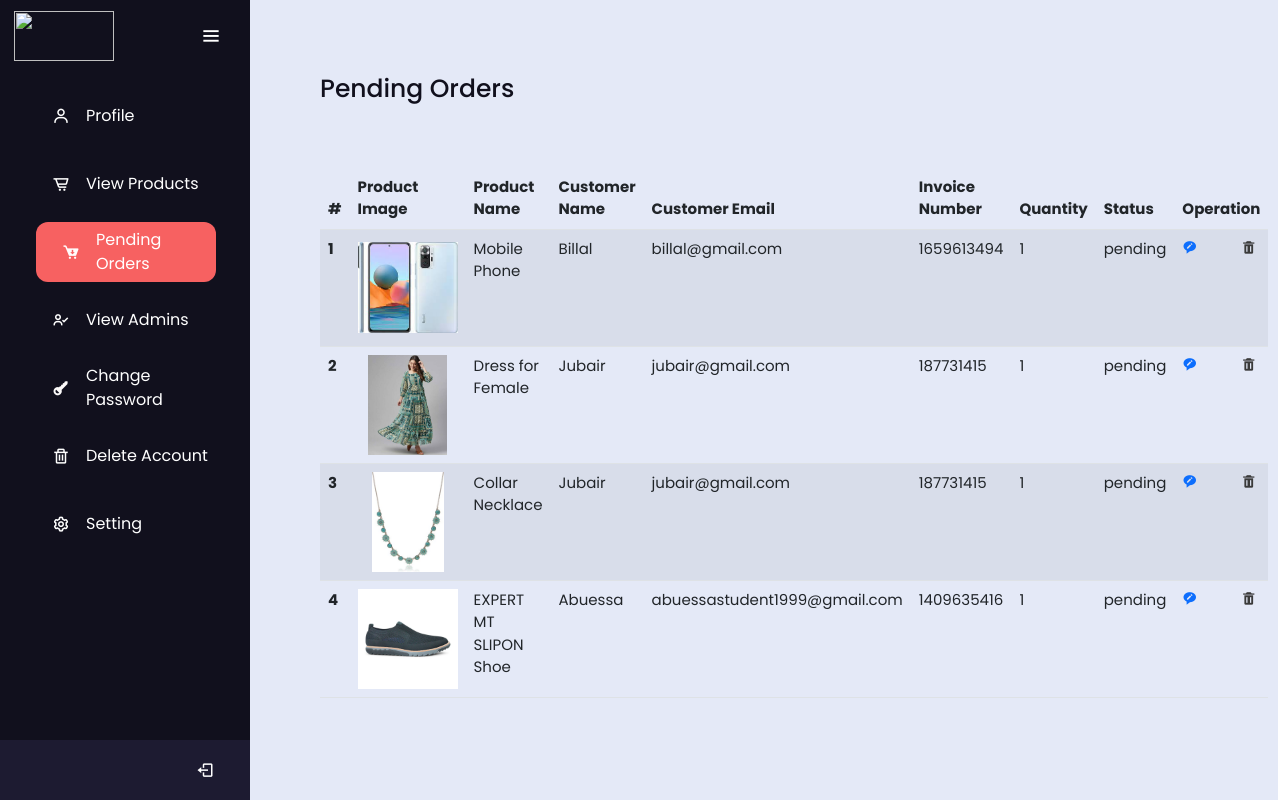
The app's page /E-Commerce/admin_area/view_orders2.php with its own data.
### tables this page shows
CREATE TABLE `product` (
  `p_id` int(255) NOT NULL,
  `section` int(11) DEFAULT NULL,
  `p_name` varchar(255) DEFAULT NULL,
  `p_details` varchar(255) DEFAULT NULL,
  `p_colour` varchar(255) DEFAULT NULL,
  `p_ctag` varchar(255) DEFAULT NULL,
  `p_sub_ctag` varchar(255) DEFAULT NULL,
  `p_price` int(255) DEFAULT NULL,
  `p_quantity` int(255) DEFAULT NULL,
  `p_date` date DEFAULT NULL,
  `p_img1` varchar(255) DEFAULT NULL,
  `p_img2` varchar(255) DEFAULT NULL,
  `p_img3` varchar(255) DEFAULT NULL,
  `p_img4` varchar(255) DEFAULT NULL,
  `p_keyword` varchar(255) DEFAULT NULL
);

CREATE TABLE `user_info` (
  `user_id` int(11) NOT NULL,
  `name` varchar(255) NOT NULL,
  `username` varchar(255) NOT NULL,
  `user_email` varchar(255) NOT NULL,
  `user_password` varchar(255) NOT NULL,
  `user_ip` varchar(255) NOT NULL,
  `user_address` varchar(255) NOT NULL,
  `user_address2` varchar(255) NOT NULL,
  `user_mobile` varchar(14) NOT NULL,
  `user_img` varchar(255) NOT NULL,
  `buy_product` int(11) NOT NULL,
  `get_discount` int(11) NOT NULL,
  `discount` int(11) NOT NULL,
  `otp` int(11) NOT NULL,
  `last_mail` varchar(255) DEFAULT NULL
);

CREATE TABLE `pending_orders` (
  `order_id` int(11) NOT NULL,
  `user_id` int(11) NOT NULL,
  `invoice_number` int(255) NOT NULL,
  `product_id` varchar(255) NOT NULL,
  `quantity` int(255) NOT NULL,
  `order_status` varchar(255) NOT NULL
);

### E-Commerce/admin_area/view_orders2.php (the view, shortened to what this page needs)
<?php
include('../common_function.php');
?>
<!DOCTYPE html>
<html lang="en" dir="ltr">
<head>
    <link rel="stylesheet" href="profile_style.css">
    <link href='https://unpkg.com/boxicons@2.0.7/css/boxicons.min.css' rel='stylesheet'>
    <link rel="stylesheet" href="https://cdnjs.cloudflare.com/ajax/libs/font-awesome/6.2.0/css/all.min.css" />
    <link href="https://cdn.jsdelivr.net/npm/bootstrap@5.2.2/dist/css/bootstrap.min.css" rel="stylesheet">
</head>
<body>
    <div class="side_bar">
        <div class="logo-details">
            <img src="../img/icon.png" alt="" style="width:100px;height:50px !important">
            <i class='bx bx-menu' id="btn"></i>
        </div>
        <ul class="nav-list">
            <li>
                <a href="profile.php">
                    <i class="fa-thin fa"></i>
                    <i class='bx bx-user'></i>
                    <span class="links_name">Profile</span>
                </a>
            </li>
            <li>
                <a href="products.php">
                    <i class="fa-thin fa"></i>
                    <i class='bx bx-cart-alt'></i>
                    <span class="links_name">View Products</span>
                </a>
            </li>
            <li>
                <a href="" class="active">
                    <i class="fa-thin fa"></i>
                    <i class='bx bxs-cart-download bx-tada' style='color:#fffcfc'></i>
                    <span class="links_name">Pending Orders</span>
                </a>
            </li>
            <li>
                <a href="view_admins.php">
                    <i class="fa-thin fa"></i>
                    <i class='bx bx-user-check' style='color:#ffffff'></i>
                    <span class="links_name">View Admins</span>
                </a>
            </li>
            <li>
                <a href="#">
                    <i class="fa-thin fa"></i>
                    <i class='bx bxs-key bx-rotate-180' style='color:#fcfafa'></i>
                    <span class="links_name">Change Password</span>
                </a>
            </li>
            <li>
                <a href="#">
                    <i class="fa-thin fa"></i>
                    <i class='bx bx-trash' style='color:#ffffff'></i>
                    <span class="links_name">Delete Account</span>
                </a>
            </li>
            <li>
                <a href="#">
                    <i class="fa-thin fa"></i>
                    <i class='bx bx-cog bx-spin' style='color:#ffffff'></i>
                    <span class="links_name">Setting</span>
                </a>
            </li>
            <li class="profile">
                <a href="logout.php"><i class='bx bx-log-out' id="log_out" style="left:100px !important"></i></a>
            </li>
        </ul>
    </div>
    <section class="home-section">
        <div class="text">Pending Orders</div>
        <div class="text-2">
            <table class="table table-striped">
                <thead class="thead-light">
                    <tr>
                        <th scope="col">#</th>
                        <th scope="col">Product Image</th>
                        <th scope="col">Product Name</th>
                        <th scope="col">Customer Name</th>
                        <th scope="col">Customer Email</th>
                        <th scope="col">Invoice Number</th>
                        <th scope="col">Quantity</th>
                        <th scope="col">Status</th>
                        <th colspan="2">Operation</th>
                    </tr>
                </thead>
                <tbody>
                    <?php
                    $count = 1;
                    $query = "select * from pending_orders where order_status = 'pending'";
                    $result = mysqli_query($con, $query);
                    if ($result) {
                        while ($data = mysqli_fetch_array($result)) {
                            $order_id = $data['order_id'];
                            $user_id = $data['user_id'];
                            $product_id = $data['product_id'];
                            $invoice = $data['invoice_number'];
                            $quantity = $data['quantity'];
                            $status = $data['order_status'];
                            $user_sql = "select * from user_info where user_id = $user_id";
                            $user_res = mysqli_query($con, $user_sql);
                            if ($user_res) {
                                while ($user_row = mysqli_fetch_array($user_res)) {
                                    $c_name = $user_row['name'];
                                    $c_email = $user_row['user_email'];
                                    $product_sql = "select * from product where p_id=$product_id";
                                    $product_res = mysqli_query($con, $product_sql);
                                    if ($product_res) {
                                        while ($product_row = mysqli_fetch_array($product_res)) {
                                            $p_img = $product_row['p_img1'];
                                            $p_name = $product_row['p_name'];
                                            echo '<tr>
                            <th scope="row">' . $count++ . '</th>
                            <td><img src="../product_img/' . $p_img . '" alt="" style="width:100px; height:100px; object-fit:contain; !important"></img></td>
                            <td>' . $p_name . '</td>
                            <td>' . $c_name . '</td>
                            <td>' . $c_email . '</td>
                            <td>' . $invoice . '</td>
                            <td>' . $quantity . '</td>
                            <td>' . $status . '</td>
                            <td>
                            <a href="accept_order.php?id=' . $order_id . '" style="margin-right: 20px !important"><i class="bx bxs-message-rounded-edit" ></i></a>
                            <a href="delete_order.php?id=' . $order_id . '" style="margin-left: 20px !important"><i class="bx bxs-trash" style="color:#3a3a3a" ></i></a>
                            </td>
                        </tr>';
                                        }
                                    } else {
                                        die(mysqli_error($con));
                                    }
                                }
                            } else {
                                die(mysqli_error($con));
                            }
                        }
                    } else {
                        die(mysqli_error($con));
                    }
                    ?>
                </tbody>
            </table>
        </div>
    </section>
</body>
</html>

### E-Commerce/admin_area/profile_style.css (style rules this page uses)
* { margin: 0; padding: 0; box-sizing: border-box; font-family: "Poppins" , sans-serif; }
.side_bar { position: fixed; left: 0; top: 0; height: 100%; width: 250px; background: #11101D; padding: 6px 14px; z-index: 99; transition: all 0.5s ease; }
.side_bar .logo-details { height: 60px; display: flex; align-items: center; position: relative; }
.side_bar .logo-details #btn { position: absolute; top: 50%; right: 0; transform: translateY(-50%); font-size: 22px; transition: all 0.4s ease; font-size: 23px; text-align: center; cursor: pointer; transition: all 0.5s ease; }
.side_bar i { color: #fff; height: 60px; min-width: 50px; font-size: 28px; text-align: center; line-height: 60px; }
.side_bar .nav-list { margin-top: 20px; height: 100%; }
.side_bar li { position: relative; margin: 8px 0; list-style: none; }
.side_bar li a { display: flex; width: 100%; border-radius: 12px; align-items: center; text-decoration: none; transition: all 0.4s ease; margin-left: -20px; }
.nav-list li .active { width: 180px; margin-left: -10px; left: -5px; background: rgb(247, 97, 97); }
.links_name { color: white; }
.side_bar li i { font-size: 18px; margin-left: -20px; }
.side_bar li.profile { position: fixed; height: 60px; width: 250px; left: 0; bottom: -8px; padding: 20px 10px; background: #1d1b31; transition: all 0.5s ease; overflow: hidden; }
.side_bar .profile #log_out { position: absolute; top: 50%; right: 0; transform: translateY(-50%); background: none; width: 100%; height: 60px; line-height: 60px; border-radius: 0px; transition: all 0.5s ease; }
.home-section { position: relative; background: #E4E9F7; min-height: 100vh; top: 0; left: 250px; width: calc(100% - 250px); transition: all 0.5s ease; z-index: 2; }
.home-section .text { display: inline-block; color: #11101d; font-size: 25px; font-weight: 500; margin-top: 70px; margin-left: 70px; left: 30px; }
.home-section .text-2 { font-size: 15px; margin-top: 60px; margin-left: 70px; margin-right: 70px; }

### records on screen
pending_orders: invoice_number "1659613494", quantity "1", order_status "pending"
user_info: name "Billal", user_email "billal@gmail.com"
product: p_img1 (picture), p_name "Mobile Phone"
pending_orders: invoice_number "187731415", quantity "1", order_status "pending"
user_info: name "Jubair", user_email "jubair@gmail.com"
product: p_img1 (picture), p_name "Dress for Female"
pending_orders: invoice_number "187731415", quantity "1", order_status "pending"
product: p_img1 (picture), p_name "Collar Necklace"
pending_orders: invoice_number "1409635416", quantity "1", order_status "pending"
user_info: name "Abuessa", user_email "abuessastudent1999@gmail.com"
product: p_img1 (picture), p_name "EXPERT MT SLIPON Shoe"
